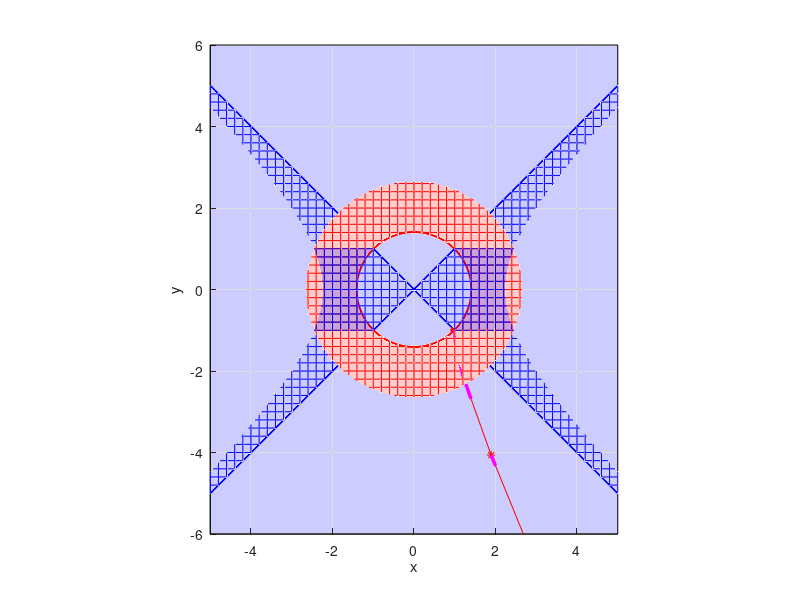

Reproduce this figure in MATLAB.

% Niutono metodas
function pagrindine
clc,close all
scrsz = get(0,'ScreenSize')

x=[-5:0.2:5];y=[-6:0.2:6];
Z=pavirsius(@f,x,y);
% [left, bottom, width, height]
fig1=figure(1);set(fig1,'Position',[50 scrsz(4)/1.8 scrsz(3)/3 scrsz(4)/3],'Color','w');
hold on,grid on,axis equal,axis([min(x) max(x) min(y) max(y) 0 5]);view([0 0 1]);xlabel('x'),ylabel('y');
mesh(x,y,Z(:,:,1)','FaceAlpha',0.2,'FaceColor','r','EdgeColor','r');contour(x,y,Z(:,:,1)',[0 0],'LineWidth',1.5,'LineColor','r');
mesh(x,y,Z(:,:,2)','FaceAlpha',0.2,'FaceColor','b','EdgeColor','b');contour(x,y,Z(:,:,2)',[0 0],'LineWidth',1.5,'LineColor','b');
xx=axis; fill([xx(1),xx(1),xx(2),xx(2)],[xx(3),xx(4),xx(4),xx(3)],'b','FaceAlpha',0.2);

eps=1e-5;itmax=200;
x=[3.5;-8];  % pradinis artinys
% x=[-3;-1.2];
ff=f(x); dff=df(x);
figure(1);plot3(x(1),x(2),0,'b*');line([x(1),x(1)],[x(2),x(2)],[0,ff(1)],'Color','black');
alpha=1   %0.9   %0.8; %  0.5   % zingsnio sumazinimo koeficientas

for iii=1:itmax
    dff=df(x); deltax=-dff\ff; x1=x+alpha*deltax; ff1=f(x1);
figure(1);plot3(x1(1),x1(2),0,'r*');line([x(1),x1(1)],[x(2),x1(2)],[0,0],'Color','red');
line([x(1),x1(1)],[x(2),x1(2)],[ff(1),0*ff1(1)],'Color','magenta','LineWidth',2.5);
line([x1(1),x1(1)],[x1(2),x1(2)],[0,ff1(1)],'Color','black');
    pause;
    tikslumas=norm(deltax)/(norm(x)+norm(deltax));
    
    fprintf(1,'\n iteracija %d  tikslumas %g',iii,tikslumas);
    if tikslumas < eps, fprintf(1,'\n sprendinys x ='); fprintf(1,' %g  ',x);plot3(x(1),x(2),0,'rp'); break;
    elseif iii == itmax,fprintf(1,'\n ****tikslumas nepasiektas. Paskutinis artinys x =  %g',x'); plot3(x(1),x(2),0,'gp'); break;
    end
    x=x1;ff=ff1;    
end
 fprintf(1,'\n');  
    return
end

%   Lygciu sistemos funkcija 
    function fff=f(x)
    fff=[x(1)^2+x(2)^2-2;
         x(1)^2-x(2)^2];
    return
    end
    
%  Jakobio matrica
    function dfff=df(x)
        dfff=[2*x(1), 2*x(2);
              2*x(1), -2*x(2)];
    return
    end
    
    function Z=pavirsius(funk,x,y)
    for i=1:length(x)
        for j=1:length(y)
            Z(i,j,1:2)=funk([x(i),y(j)]);
        end
    end
        
    return
    end